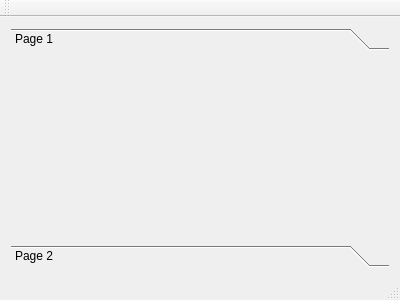
<?xml version="1.0" encoding="UTF-8"?>
<ui version="4.0">
 <class>MainWindow</class>
 <widget class="QMainWindow" name="MainWindow">
  <property name="geometry">
   <rect>
    <x>0</x>
    <y>0</y>
    <width>400</width>
    <height>300</height>
   </rect>
  </property>
  <property name="windowTitle">
   <string>MainWindow</string>
  </property>
  <widget class="QWidget" name="centralWidget">
   <layout class="QGridLayout" name="gridLayout">
    <item row="0" column="0">
     <widget class="QToolBox" name="toolBox">
      <property name="currentIndex">
       <number>0</number>
      </property>
      <widget class="QWidget" name="page">
       <property name="geometry">
        <rect>
         <x>0</x>
         <y>0</y>
         <width>382</width>
         <height>175</height>
        </rect>
       </property>
       <attribute name="label">
        <string>Page 1</string>
       </attribute>
      </widget>
      <widget class="QWidget" name="page_2">
       <property name="geometry">
        <rect>
         <x>0</x>
         <y>0</y>
         <width>382</width>
         <height>175</height>
        </rect>
       </property>
       <attribute name="label">
        <string>Page 2</string>
       </attribute>
      </widget>
     </widget>
    </item>
   </layout>
  </widget>
  <widget class="QMenuBar" name="menuBar">
   <property name="geometry">
    <rect>
     <x>0</x>
     <y>0</y>
     <width>400</width>
     <height>21</height>
    </rect>
   </property>
  </widget>
  <widget class="QToolBar" name="mainToolBar">
   <attribute name="toolBarArea">
    <enum>TopToolBarArea</enum>
   </attribute>
   <attribute name="toolBarBreak">
    <bool>false</bool>
   </attribute>
  </widget>
  <widget class="QStatusBar" name="statusBar"/>
 </widget>
 <layoutdefault spacing="6" margin="11"/>
 <resources/>
 <connections/>
</ui>
